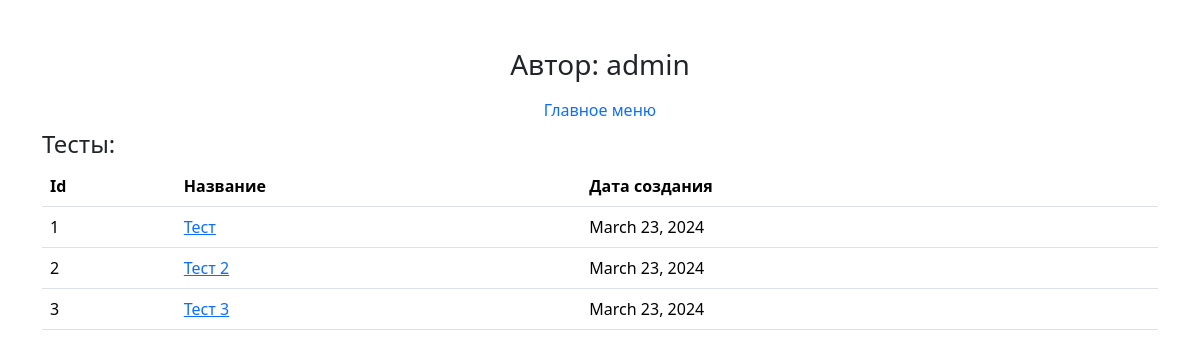
The app's page /user_tests/admin/, older data.
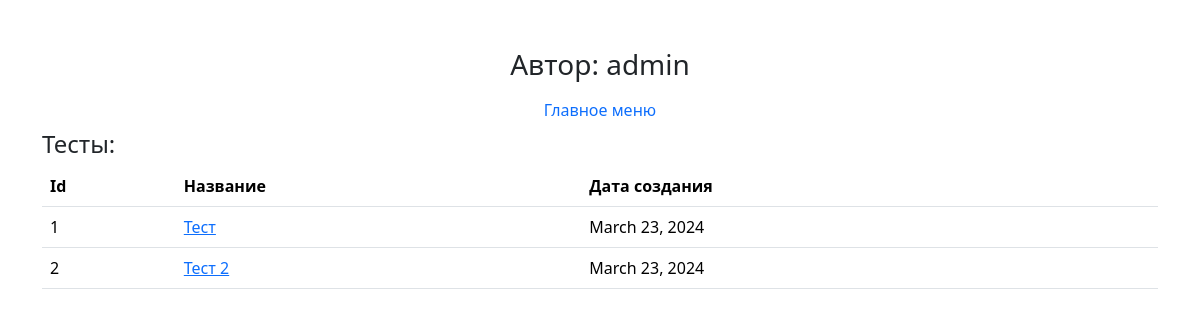
The same page, newer data.
### Web/models.py (models this page shows)
class Test(models.Model):
    user = models.ForeignKey(User, on_delete = models.CASCADE)
    title = models.CharField(max_length = 200)
    description = models.CharField(max_length = 2000)
    is_published = models.BooleanField(default = False)
    created_at = models.DateField()

### Web/views.py (the view)
# urls.py: path("user_tests/<username>/", web.user_tests),
def user_tests(request, username):
    try:
        user = User.objects.get(username = username)
        data = { "username": user.username,
                 "tests": user.test_set.filter(is_published = True) }
        return render(request, "user_tests.html", context = data)
    except User.DoesNotExist:
        return HttpResponseNotFound("<h2>Пользователь не найден</h2>")

### Web/templates/user_tests.html (shortened to what this page needs)
{% extends "base.html" %}
{% block content %}
    <h3 class="text-center">Автор: {{ username }}</h3>
    <ul class="nav d-flex justify-content-center">
        <li class="nav-item">
            <a class="nav-link" href="/">Главное меню</a>
        </li>
    </ul>
    <h4>Тесты:</h4>
    {% if tests.count > 0 %}
    <table class="table">
        <thead>
            <th>Id</th>
            <th>Название</th>
            <th>Дата создания</th>
        </thead>
        {% for test in tests %}
        <tr>
            <td>{{ test.id }}</td>
            <td><a href="/about/{{test.id}}">{{ test.title }}</a></td>
            <td>{{ test.created_at }}</td>
        </tr>
        {% endfor %}
    </table>
    {% else %}
    <h5 class="text-center">Список пуст</h5>
    {% endif %}
{% endblock content %}

Row changes from the older to the newer data that the page shows:
removed Test: id "3", title "Тест 3", created_at "March 23, 2024"
